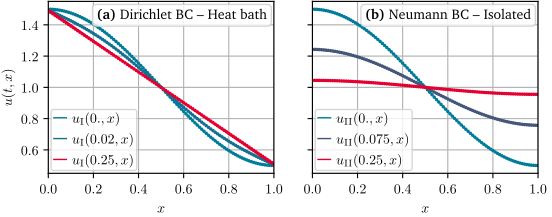

This figure's Python source:
# -*- coding: utf-8 -*-
"""
Created on Mon Aug  7 15:49:41 2023

@author: Martin Jakob Steil
@brief: Plots of different solutions of the heat equation (he)
"""

import sys, os
sys.path.append(os.path.join(os.path.dirname(__file__), '../../graphics/'))
from plot_utils import *

import numpy as np
import json

## ************ Data import and processing ************ ##

with open('he_P1.json') as json_file:
    dataP1 = json.load(json_file)
    
with open('he_P2.json') as json_file:
    dataP2 = json.load(json_file)
    
## ************ Figure ************ ##

fig, ((ax00, ax01)) = plt.subplots(1, 2, sharey=True)
fig.subplots_adjust(hspace=0.025)  # adjust space between axes
# *------*------*
# | ax00 | ax01 |
# *------*------*

t0=min(min(dataP1['ti']),min(dataP2['ti']))
t1=max(max(dataP1['ti']),max(dataP2['ti']))
dt=t1-t0
c=get_color_list(colors[0],colors[1],101)
cP1=[c[math.ceil((t-t0)/dt*100)] for t in dataP1['ti']]
cP2=[c[math.ceil((t-t0)/dt*100)] for t in dataP2['ti']]

plot_styles={'linewidth': 1.,'linestyle':'-'}
point_styles={'linestyle': 'none','marker': '.','markersize': 3}
   

for i in range(len(cP1)):
    ax00.plot(dataP1['xi'],dataP1['uitRef'][i],color=cP1[i],label=dataP1['labels'][i],**plot_styles)
    ax00.plot(dataP1['xi'],dataP1['uit'][i],color=cP1[i],**point_styles)     

for i in range(len(cP1)):
    ax01.plot(dataP2['xi'],dataP2['uitRef'][i],color=cP2[i],**plot_styles,label=dataP2['labels'][i])
    ax01.plot(dataP2['xi'],dataP2['uit'][i],color=cP2[i],**point_styles) 

ax00.set_ylabel("$u(t,x)$")
ax00.set_xlabel("$x$")
ax00.set_xlim(0,1)
ax01.set_xlabel("$x$")
ax01.set_xlim(0,1)

ax00.legend(numpoints=1,loc='lower left')
ax00.text(0.97, 0.88, '\\textbf{(a)} Dirichlet BC -- Heat bath',
          horizontalalignment='right', verticalalignment='bottom', transform=ax00.transAxes,
          bbox=end_box_style)


ax01.legend(numpoints=1,loc='lower left') 
ax01.text(0.97, 0.88, '\\textbf{(b)} Neumann BC -- Isolated',
          horizontalalignment='right', verticalalignment='bottom', transform=ax01.transAxes,
          bbox=end_box_style)


# Export
set_height_twoCol(fig, height=5.5)

save_plot(fig, 'he.pdf')
